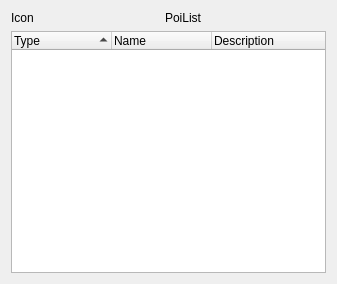
<?xml version="1.0" encoding="UTF-8"?>
<ui version="4.0">
 <class>PoiList</class>
 <widget class="QDialog" name="PoiList">
  <property name="windowModality">
   <enum>Qt::WindowModal</enum>
  </property>
  <property name="geometry">
   <rect>
    <x>0</x>
    <y>0</y>
    <width>337</width>
    <height>284</height>
   </rect>
  </property>
  <property name="sizePolicy">
   <sizepolicy hsizetype="Expanding" vsizetype="Expanding">
    <horstretch>0</horstretch>
    <verstretch>0</verstretch>
   </sizepolicy>
  </property>
  <property name="windowTitle">
   <string notr="true"/>
  </property>
  <property name="modal">
   <bool>true</bool>
  </property>
  <layout class="QVBoxLayout" name="verticalLayout">
   <item>
    <layout class="QHBoxLayout" name="horizontalLayout">
     <item>
      <widget class="QLabel" name="lblIcon">
       <property name="text">
        <string>Icon</string>
       </property>
      </widget>
     </item>
     <item>
      <widget class="QLabel" name="lblTitle">
       <property name="sizePolicy">
        <sizepolicy hsizetype="Expanding" vsizetype="Preferred">
         <horstretch>0</horstretch>
         <verstretch>0</verstretch>
        </sizepolicy>
       </property>
       <property name="text">
        <string>PoiList</string>
       </property>
       <property name="alignment">
        <set>Qt::AlignCenter</set>
       </property>
      </widget>
     </item>
    </layout>
   </item>
   <item>
    <widget class="QTreeWidget" name="poiList">
     <property name="contextMenuPolicy">
      <enum>Qt::CustomContextMenu</enum>
     </property>
     <property name="iconSize">
      <size>
       <width>16</width>
       <height>16</height>
      </size>
     </property>
     <property name="indentation">
      <number>10</number>
     </property>
     <property name="rootIsDecorated">
      <bool>false</bool>
     </property>
     <property name="itemsExpandable">
      <bool>false</bool>
     </property>
     <property name="sortingEnabled">
      <bool>true</bool>
     </property>
     <property name="animated">
      <bool>true</bool>
     </property>
     <property name="columnCount">
      <number>3</number>
     </property>
     <attribute name="headerDefaultSectionSize">
      <number>100</number>
     </attribute>
     <attribute name="headerMinimumSectionSize">
      <number>18</number>
     </attribute>
     <column>
      <property name="text">
       <string>Type</string>
      </property>
      <property name="toolTip">
       <string>Sort by type</string>
      </property>
     </column>
     <column>
      <property name="text">
       <string>Name</string>
      </property>
      <property name="toolTip">
       <string>Sort by name</string>
      </property>
     </column>
     <column>
      <property name="text">
       <string>Description</string>
      </property>
      <property name="toolTip">
       <string>Sort by description</string>
      </property>
     </column>
    </widget>
   </item>
  </layout>
 </widget>
 <resources/>
 <connections>
  <connection>
   <sender>poiList</sender>
   <signal>itemActivated(QTreeWidgetItem*,int)</signal>
   <receiver>PoiList</receiver>
   <slot>onItemActivated(QTreeWidgetItem*,int)</slot>
   <hints>
    <hint type="sourcelabel">
     <x>199</x>
     <y>149</y>
    </hint>
    <hint type="destinationlabel">
     <x>199</x>
     <y>149</y>
    </hint>
   </hints>
  </connection>
  <connection>
   <sender>poiList</sender>
   <signal>customContextMenuRequested(QPoint)</signal>
   <receiver>PoiList</receiver>
   <slot>onCustomContextMenuRequested(QPoint)</slot>
   <hints>
    <hint type="sourcelabel">
     <x>199</x>
     <y>149</y>
    </hint>
    <hint type="destinationlabel">
     <x>199</x>
     <y>149</y>
    </hint>
   </hints>
  </connection>
 </connections>
 <slots>
  <slot>onItemActivated(QTreeWidgetItem*,int)</slot>
  <slot>onCustomContextMenuRequested(QPoint)</slot>
 </slots>
</ui>
